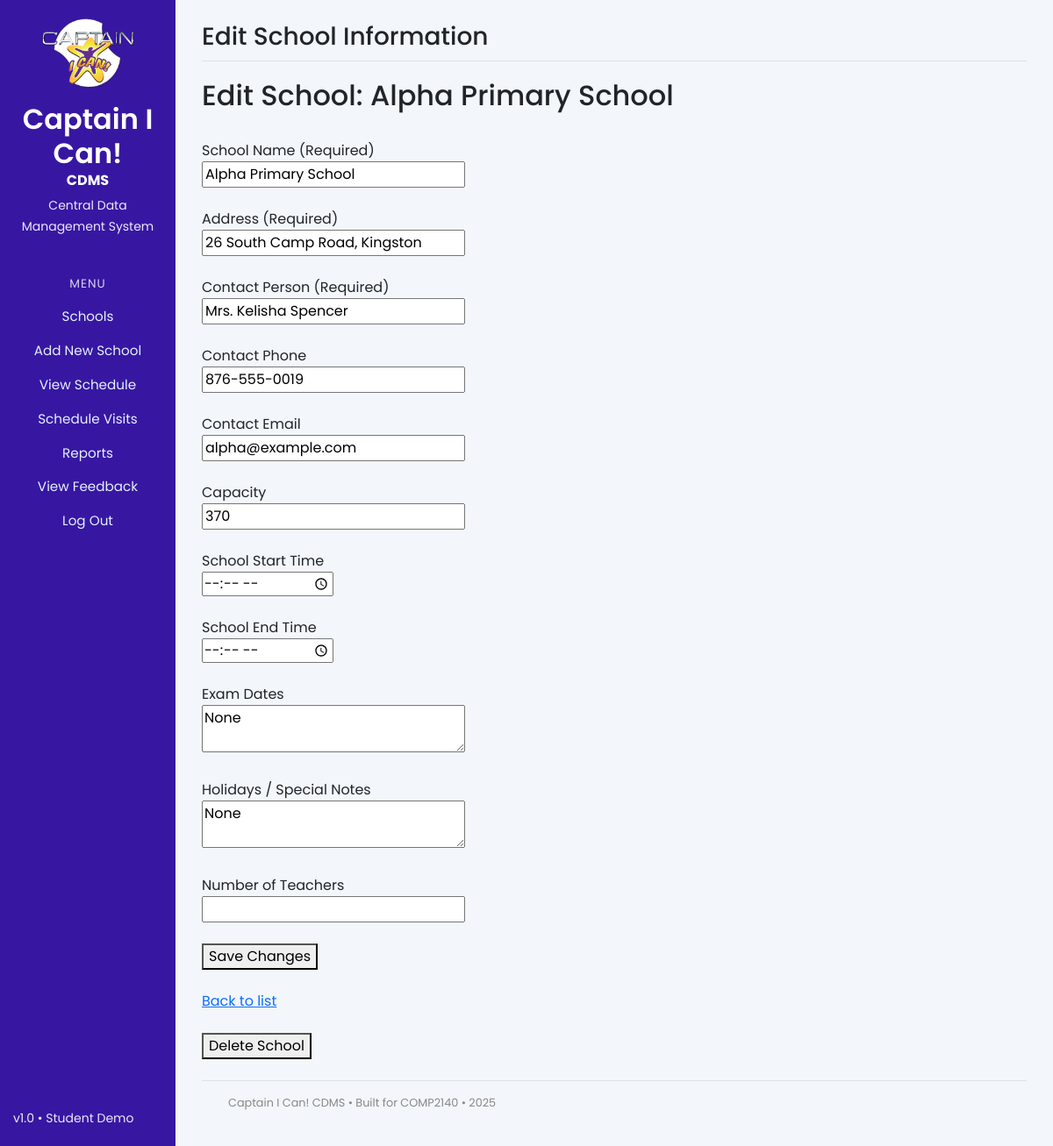
/schools/13/edit (signed in), run on the app's committed database.
### app.py (models this page shows)
class School(db.Model):
    __tablename__ = "schools"  # match your existing SQLite table name
    id = db.Column(db.Integer, primary_key=True)
    name = db.Column(db.String(150), nullable=False)
    capacity = db.Column(db.Integer)
    location = db.Column(db.String(200), nullable=False)
    contact_person = db.Column(db.String(100))
    start_time = db.Column(db.String(20))
    end_time = db.Column(db.String(20))
    exam_dates = db.Column(db.String(255))   # simple for now
    holidays = db.Column(db.String(255))
    num_teachers = db.Column(db.Integer)
    visits = db.relationship('Visit', backref='school', lazy=True)

### app.py (the view, shortened to what this page needs)
@app.route("/schools/<int:school_id>/edit", methods=["GET", "POST"])
@login_required  # ADDED
def edit_school(school_id):
    conn = get_db_connection()
    cursor = conn.cursor()
    cursor.execute("SELECT * FROM schools WHERE id = ?", (school_id,))
    school = cursor.fetchone()
    if school is None:
        conn.close()
        flash("School not found.", "error")
        return redirect(url_for("list_schools"))
    conn.close()
    return render_template(
        "edit_school.html",
        school=school,
        form_data=school,
        errors={},
    )

### app.py (called while the page is built)
def login_required(f):
    @wraps(f)
    def decorated_function(*args, **kwargs):
        if 'logged_in' not in session:
            flash('Please log in to access this page.', 'error')
            return redirect(url_for('login'))
        return f(*args, **kwargs)
    return decorated_function

def get_db_connection():
    conn = sqlite3.connect(DATABASE)
    conn.row_factory = sqlite3.Row  # allows column names
    return conn

### templates/edit_school.html (shortened to what this page needs)
{% extends "base.html" %}
{% block page_title %}Edit School Information{% endblock %}
{% block content %}
<h2>Edit School: {{ school['name'] }}</h2>
<form method="post">
    <br>
    <label>School Name (Required)</label><br>
    <input type="text" name="name" value="{{ form_data.name }}" style="width:300px;">
    <br><br>
    <label>Address (Required)</label><br>
    <input type="text" name="address" value="{{ form_data.address }}" style="width:300px;">
    <br><br>
    <label>Contact Person (Required)</label><br>
    <input type="text" name="contact_person" value="{{ form_data.contact_person }}" style="width:300px;">
    <br><br>
    <label>Contact Phone</label><br>
    <input type="text" name="contact_phone" value="{{ form_data.contact_phone }}" style="width:300px;">
    <br><br>
    <label>Contact Email</label><br>
    <input type="email" name="contact_email" value="{{ form_data.contact_email }}" style="width:300px;">
    <br><br>
    <label>Capacity</label><br>
    <input type="number" name="capacity" value="{{ form_data.capacity }}" style="width:300px;">
    <br><br>
    <label>School Start Time</label><br>
    <input type="time" name="start_time"
           value="{{ form_data.start_time }}" style="width:150px;">
    <br><br>
    <label>School End Time</label><br>
    <input type="time" name="end_time"
           value="{{ form_data.end_time }}" style="width:150px;">
    <br><br>
    <label>Exam Dates</label><br>
    <textarea name="exam_dates" rows="2" style="width:300px;">{{ form_data.exam_dates }}</textarea>
    <br><br>
    <label>Holidays / Special Notes</label><br>
    <textarea name="holidays" rows="2" style="width:300px;">{{ form_data.holidays }}</textarea>
    <br><br>
    <label>Number of Teachers</label><br>
    <input type="number" name="num_teachers" value="{{ form_data.num_teachers }}" style="width:300px;">
    <br><br>
    <button type="submit">Save Changes</button>
    <br><br>
    <a href="{{ url_for('list_schools') }}">Back to list</a>
</form>
<form method="post"
      action="{{ url_for('delete_school', school_id=school['id']) }}"
      onsubmit="return confirm('Are you sure you want to delete this school?');">
    <br>
    <button type="submit">Delete School</button>
</form>
{% endblock %}

### templates/base.html (style rules this page uses)
body { background-color: #f3f6fa; font-family: 'Poppins', sans-serif; }

### data on the page
School: name "Alpha Primary School", address "26 South Camp Road, Kingston", contact_person "Mrs. Kelisha Spencer", contact_phone "876-555-0019", contact_email "alpha@example.com", capacity "370"

### other printed values
{{ 2025 }} "2025"
